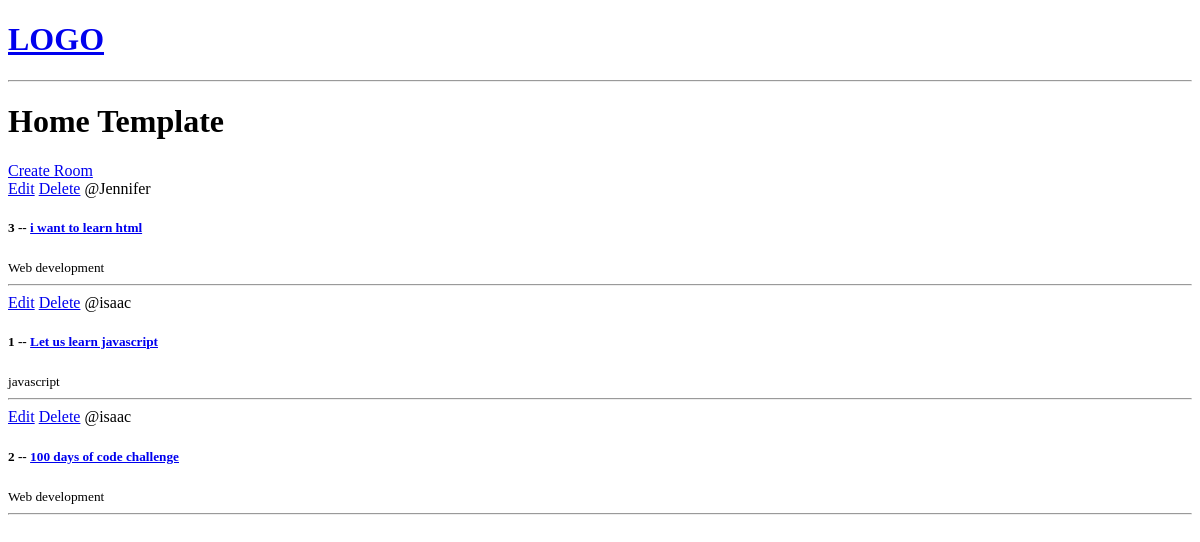
The app's page /, older data.
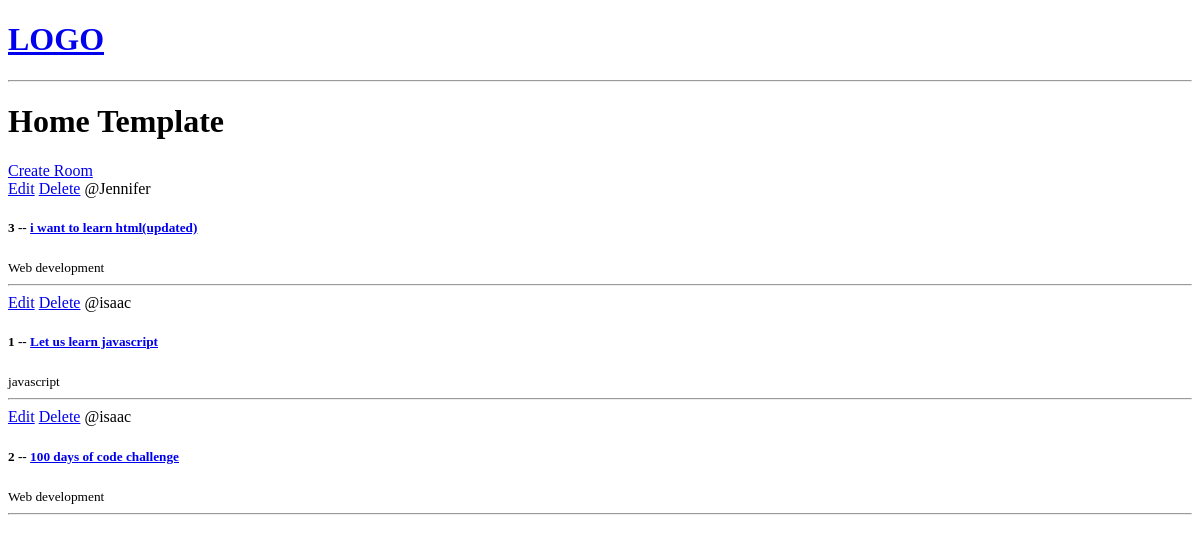
The same page, newer data.
### base/models.py (models this page shows, shortened)
class Room(models.Model):
    host = models.ForeignKey(User, on_delete=models.SET_NULL, null=True)
    topic = models.ForeignKey(Topic, on_delete=models.SET_NULL, null=True)
    name = models.CharField(max_length=200)
    description = models.TextField(null=True, blank=True)
    updated = models.DateTimeField(auto_now=True)
    created = models.DateTimeField(auto_now_add=True)
    class Meta:
        ordering = ["-updated", "-created"]

class Topic(models.Model):
    name = models.CharField(max_length=200)

### base/views.py (the view)
# urls.py: path("", home, name="home"),
def home(request):
    rooms = Room.objects.all()
    context = {"rooms": rooms}
    return render(request, "base/home.html", context)

### base/templates/base/home.html
{% extends 'main.html' %} {% block content %}
<h1>Home Template</h1>
<div>
	<a href="{% url "create-room" %}">Create Room</a>
	<div>
		{%for room in rooms%}
		<div>
			<a href="{%url "update-room" room.id %}">Edit</a>
			<a href="{%url "delete-room" room.id %}" >Delete</a>
			<span>@{{room.host.username}}</span>
			<h5>{{room.id}} -- <a href="{% url "room" room.id%}">{{room.name}}</a></h5>
			<small>{{room.topic.name}}</small>
			<hr>
		</div>
		{% endfor %}
	</div>
</div>
{% endblock content %}

Row changes from the older to the newer data that the page shows:
changed Room "Jennifer": name "i want to learn html" → "i want to learn html(updated)"
